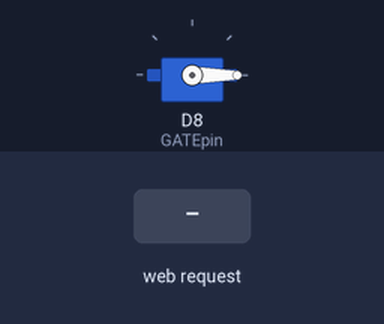
Recording of a sketch running on a simulated ESP8266 (NodeMCU). On the bench: servo. The inputs (shaded band) are chosen by the test bench. What the sketch prints to the serial monitor is not drawn.

Above: at 1.3 s.
1.4 s: HTTP request GET / received
At 2.1 s:
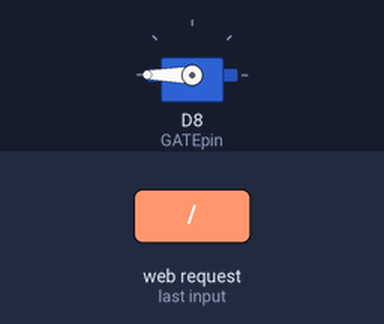
2.9 s: HTTP request GET /gateopen received
At 3.3 s:
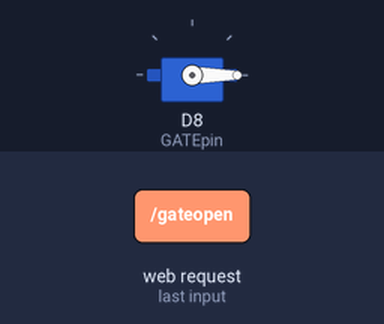
4.4 s: HTTP request GET /gateclose received
At 5.6 s:
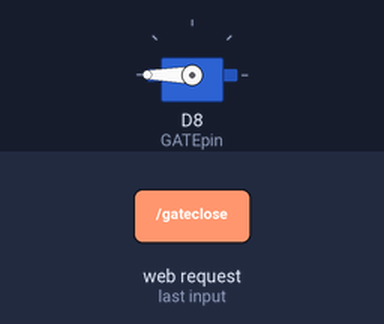
Timing chart, 0 to 7.4 s (numbered marks = the images above; inputs shaded):
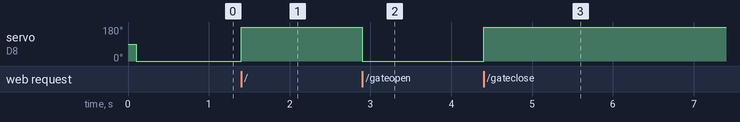

The sketch:

UAS_PETFEEDER.ino
```cpp
#include <ESP8266WiFi.h>
#include <ESP8266WebServer.h>
#include <Servo.h>

// Inisialisasi objek servo
Servo myservo;

/* Put your SSID & Password */
const char* ssid = "NodeMCU";       // Enter SSID here
const char* password = "12345678";  //Enter Password here

/* Put IP Address details */
IPAddress local_ip(192, 168, 1, 1);
IPAddress gateway(192, 168, 1, 1);
IPAddress subnet(255, 255, 255, 0);

ESP8266WebServer server(80);

uint8_t GATEpin = D8;
bool GATEstatus = true;

void setup() {
  Serial.begin(115200);
  myservo.attach(GATEpin);

  WiFi.softAP(ssid, password);
  WiFi.softAPConfig(local_ip, gateway, subnet);
  delay(100);

  server.on("/", handle_OnConnect);
  server.on("/gateopen", handle_gateOpen);
  server.on("/gateclose", handle_gateClose);
  server.onNotFound(handle_NotFound);

  server.begin();
  Serial.println("HTTP server started");
}
void loop() {
  server.handleClient();

  if (GATEstatus) {
    myservo.write(0);
  } else {
    myservo.write(180);
  }
}

void handle_OnConnect() {
  GATEstatus = false;
  server.send(200, "text/html", SendHTML(GATEstatus));
}
void handle_gateOpen() {
  // Mengatur posisi awal servo ke 0 derajat
  GATEstatus = true;
  server.send(200, "text/html", SendHTML(true));
}

void handle_gateClose() {
  // Mengatur posisi awal servo ke 180 derajat
  GATEstatus = false;
  server.send(200, "text/html", SendHTML(false));
}

void handle_NotFound() {
  server.send(404, "text/plain", "Not found");
}

String SendHTML(uint8_t gatestat) {
  String ptr = "<!DOCTYPE html> <html>\n";
  ptr += "<head><meta name=\"viewport\" content=\"width=device-width, initial-scale=1.0, user-scalable=no\">\n";
  ptr += "<title>LED Control</title>\n";
  ptr += "<style>html { font-family: Helvetica; display: inline-block; margin: 0px auto; text-align: center;}\n";
  ptr += "body{margin-top: 50px;} h1 {color: #444444;margin: 50px auto 30px;} h3 {color: #444444;margin-bottom: 50px;}\n";
  ptr += ".button {display: block;width: 80px;background-color: #1abc9c;border: none;color: white;padding: 13px 30px;text-decoration: none;font-size: 25px;margin: 0px auto 35px;cursor: pointer;border-radius: 4px;}\n";
  ptr += ".button-on {background-color: #1abc9c;}\n";
  ptr += ".button-on:active {background-color: #16a085;}\n";
  ptr += ".button-off {background-color: #34495e;}\n";
  ptr += ".button-off:active {background-color: #2c3e50;}\n";
  ptr += "p {font-size: 14px;color: #888;margin-bottom: 10px;}\n";
  ptr += "</style>\n";
  ptr += "</head>\n";
  ptr += "<body>\n";
  ptr += "<h1>ESP8266 Web Server</h1>\n";
  ptr += "<h3>Using Access Point(AP) Mode</h3>\n";

  if (gatestat) {
    ptr += "<p>Gate Status: Open</p><a class=\"button button-off\" href=\"/gateclose\">Close</a>\n";
  } else {
    ptr += "<p>Gate Status: Close</p><a class=\"button button-on\" href=\"/gateopen\">Open</a>\n";
  }

  ptr += "</body>\n";
  ptr += "</html>\n";
  return ptr;
}
```

Measured:
- after the input at 1.4 s, servo on D8 (GATEpin): 0° → 180° at once
- after the input at 2.9 s, servo on D8 (GATEpin): 180° → 0° at once
- after the input at 4.4 s, servo on D8 (GATEpin): 0° → 180° at once
